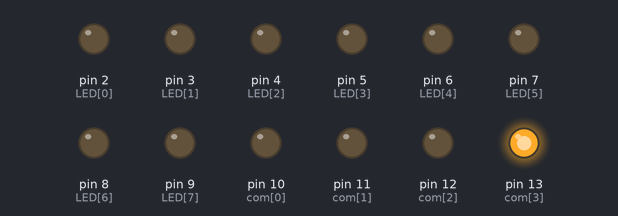
Bench run of a sketch on a simulated Arduino Uno, built with avr-gcc and run on an emulated ATmega328P. Shown: output pins drawn as LEDs (lit = HIGH). What the sketch prints to the serial monitor is not drawn.

Above: at 0.05 s.
At 0.75 s:
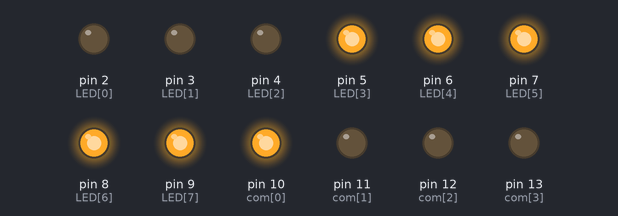
At 1.46 s:
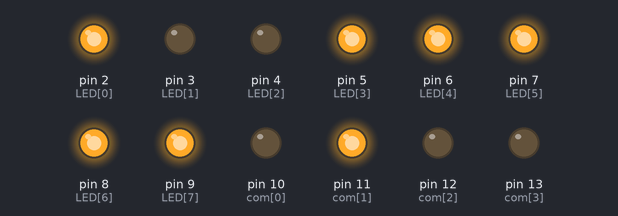
At 2.16 s:
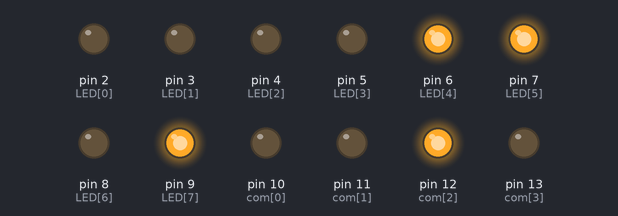
At 2.87 s:
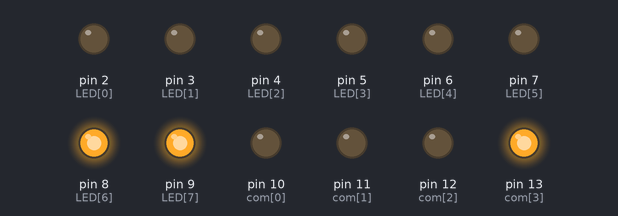
Timing chart, 0 to 3.2 s (numbered marks = the images above):
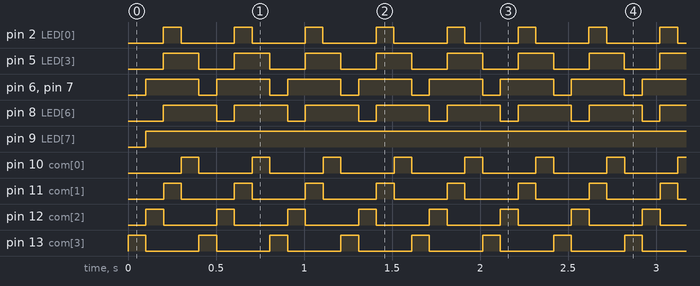

Measured:
- by itself, pin 2 (LED[0]), pin 10 (com[0]), pin 11 (com[1]), pin 12 (com[2]), pin 13 (com[3]): alternates HIGH for 0.10 s and LOW for 0.30 s
- by itself, pin 5 (LED[3]): alternates HIGH for 0.20 s and LOW for 0.20 s
- by itself, pin 6 (LED[4]), pin 7 (LED[5]), pin 8 (LED[6]): alternates HIGH for 0.30 s and LOW for 0.10 s
- by itself, pin 9 (LED[7]): LOW → HIGH at 0.10 s

The sketch:

sketch_mar17c.ino
```cpp
int com[4]={10,11,12,13};
int LED[8] = {2,3,4,5,6,7,8,9};
int num[4] = {0xc0,0xf8,0xf9,0xb0};
int i,j,k;


void setup() {
  // put your setup code here, to run once:
  Serial.begin(9600);
  for(i = 0;i<4;i++){
    pinMode(com[i],OUTPUT);
  }
  for(i = 0;i<8;i++){
    pinMode(LED[i],OUTPUT);
  }
}

void loop() {
  // put your main code here, to run repeatedly:
  for(i=3;i>=0;i--){
    digitalWrite(com[i],HIGH);
    delay(100);
      for(k=0;k<8;k++){
        Serial.print(bitRead(num[j],k));
        Serial.println();
        if(bitRead(num[i],k)==0){
          digitalWrite(LED[k],LOW);
        }
        else{
          digitalWrite(LED[k],HIGH);
        }

    }


    digitalWrite(com[i],LOW);
  }
  }
```
